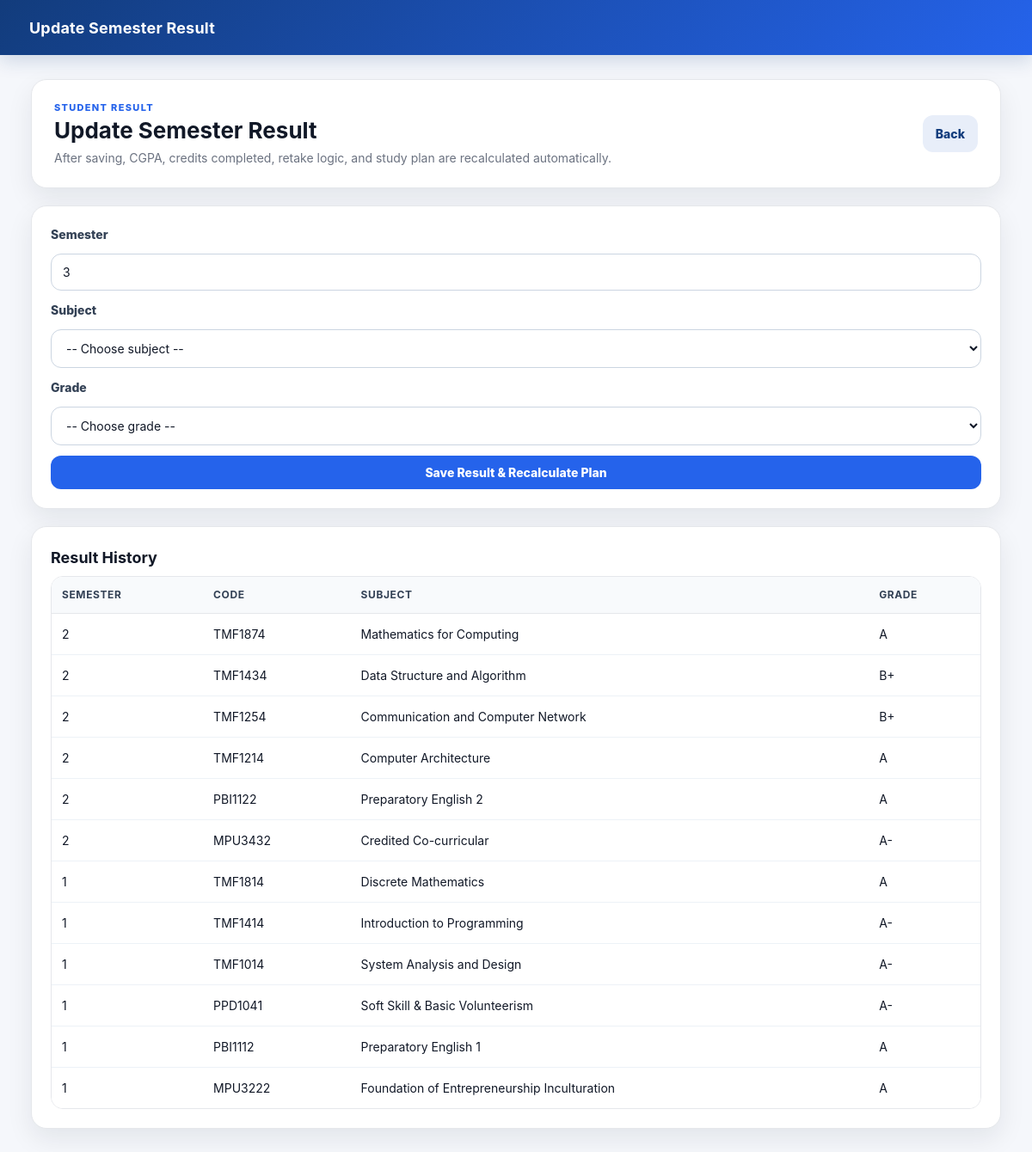
/update_result (signed in), run on the app's committed database.
### tables this page shows
CREATE TABLE results (
    id INTEGER PRIMARY KEY AUTOINCREMENT,
    student_id INTEGER,
    course_code TEXT,
    grade TEXT,
    semester INTEGER,
    FOREIGN KEY (student_id) REFERENCES students(id),
    FOREIGN KEY (course_code) REFERENCES courses(code)
);

CREATE TABLE courses (
    code TEXT PRIMARY KEY,
    name TEXT,
    credit INTEGER,
    category TEXT,
    cluster_no INTEGER,
    cluster_name TEXT,
    faculty TEXT
);

### app.py (the view, shortened to what this page needs)
@app.route("/update_result", methods=["GET", "POST"])
def update_result():
    if "student_id" not in session:
        return redirect("/student_login")
    conn = get_db()
    student_id = session["student_id"]
    sync_student_current_semester(conn, student_id)
    conn.commit()
    student = conn.execute("""
        SELECT *
        FROM students
        WHERE id=?
    """, (student_id,)).fetchone()
    courses = conn.execute("""
        SELECT DISTINCT
            c.code,
            c.name,
            c.credit

        FROM courses c

        LEFT JOIN programme_courses pc
        ON pc.course_code = c.code

        WHERE
            pc.programme_code = ?
            OR c.category = 'Elective'

        ORDER BY c.code
    """, (student["programme_code"],)).fetchall()
    history = conn.execute("""
        SELECT
            r.semester,
            r.course_code,
            c.name,
            r.grade

        FROM results r

        JOIN courses c
        ON c.code = r.course_code

        WHERE r.student_id=?

        ORDER BY
            r.semester DESC,
            r.id DESC
    """, (student_id,)).fetchall()
    current_sem = absolute_semester(
        student["current_year"],
        student["current_semester"]
    )
    conn.close()
    return render_template(
        "update_result.html",
        courses=courses,
        history=history,
        current_sem=current_sem,
        grades=list(GRADE_POINTS.keys())
    )

### app.py (called while the page is built, shortened)
def get_db():
    conn = sqlite3.connect(DATABASE)
    conn.row_factory = sqlite3.Row
    return conn

def absolute_semester(year_no, semester_no):
    return ((int(year_no) - 1) * 2) + int(semester_no)

def sync_student_current_semester(conn, student_id):
    student = conn.execute("""
        SELECT current_year, current_semester
        FROM students
        WHERE id=?
    """, (student_id,)).fetchone()
    if not student:
        return 1
    stored_sem = absolute_semester(
        student["current_year"],
        student["current_semester"]
    )
    latest_result_sem = conn.execute("""
        SELECT MAX(semester)
        FROM results
        WHERE student_id=?
    """, (student_id,)).fetchone()[0]
    if latest_result_sem is None:
        return stored_sem
    detected_sem = int(latest_result_sem) + 1
    return stored_sem

### templates/update_result.html (shortened to what this page needs)
<!DOCTYPE html>
<html>
<head>
<link rel="stylesheet" href="{{ url_for('static', filename='css/style.css') }}">
</head>
<body>
<nav>Update Semester Result</nav>
<div class="app-shell single">
<main class="main-content">
<section class="page-header">
    <div><p class="eyebrow">Student Result</p><h1>Update Semester Result</h1><p>After saving, CGPA, credits completed, retake logic, and study plan are recalculated automatically.</p></div>
    <a href="/dashboard" class="btn secondary">Back</a>
</section>
<section class="card form-card">
<form method="POST" class="clean-form">
    <label>Semester</label>
    <input type="number" name="semester" value="{{ current_sem }}" min="1" required>
    <label>Subject</label>
    <select name="course_code" required>
        <option value="">-- Choose subject --</option>
    </select>
    <label>Grade</label>
    <select name="grade" required>
        <option value="">-- Choose grade --</option>
    </select>
    <button type="submit" class="btn">Save Result & Recalculate Plan</button>
</form>
</section>
<section class="card">
<h2>Result History</h2>
<div class="clean-table-wrap">
<table class="clean-table">
<thead><tr><th>Semester</th><th>Code</th><th>Subject</th><th>Grade</th></tr></thead>
<tbody>{% for r in history %}<tr><td>{{ r.semester }}</td><td>{{ r.course_code }}</td><td>{{ r.name }}</td><td>{{ r.grade }}</td></tr>{% endfor %}</tbody>
</table>
</div>
</section>
</main>
</div>
</body>
</html>

### static/css/style.css (style rules this page uses)
:root { --primary:#123c7c; --primary-2:#2563eb; --bg:#f5f7fb; --card:#ffffff; --text:#111827; --muted:#6b7280; --border:#e5e7eb; --shadow:0 12px 30px rgba(15,23,42,.08); --radius:18px; }
* { box-sizing:border-box; margin:0; padding:0; font-family:Inter,Segoe UI,Arial,sans-serif; }
body { background:var(--bg); color:var(--text); font-size:14px; line-height:1.5; }
nav { height:64px; background:linear-gradient(135deg,var(--primary),var(--primary-2)); color:white; display:flex; align-items:center; padding:0 34px; font-size:18px; font-weight:700; letter-spacing:.2px; box-shadow:0 6px 22px rgba(18,60,124,.18); }
a { text-decoration:none; color:inherit; }
.app-shell { width:94%; max-width:1280px; margin:28px auto; display:flex; gap:22px; align-items:flex-start; }
.app-shell.single { display:block; }
.main-content { flex:1; min-width:0; }
.page-header { background:var(--card); border:1px solid var(--border); border-radius:var(--radius); padding:24px 26px; margin-bottom:20px; display:flex; justify-content:space-between; align-items:center; gap:16px; box-shadow:var(--shadow); }
.page-header h1 { font-size:26px; line-height:1.2; margin:2px 0 6px; }
.page-header p { color:var(--muted); }
.eyebrow { text-transform:uppercase; letter-spacing:.12em; font-size:11px; font-weight:800; color:var(--primary-2)!important; }
.card { background:var(--card); border:1px solid var(--border); border-radius:var(--radius); padding:22px; margin-bottom:20px; box-shadow:var(--shadow); }
.card h2 { font-size:18px; margin-bottom:8px; }
.btn { display:inline-flex; align-items:center; justify-content:center; border:0; border-radius:12px; background:var(--primary-2); color:white; font-weight:800; padding:11px 15px; cursor:pointer; transition:.18s; font-size:14px; }
.btn.secondary { background:#e8eef9; color:var(--primary); }
.clean-table-wrap { width:100%; overflow-x:auto; border:1px solid var(--border); border-radius:14px; }
.clean-table { width:100%; border-collapse:collapse; background:white; table-layout:auto; }
.clean-table th { background:#f8fafc; color:#334155; text-align:left; font-size:12px; text-transform:uppercase; letter-spacing:.05em; padding:12px; border-bottom:1px solid var(--border); white-space:nowrap; }
.clean-table td { padding:13px 12px; border-bottom:1px solid #edf2f7; vertical-align:middle; }
.clean-table tr:last-child td { border-bottom:0; }
.elective-form, .clean-form { display:grid; gap:12px; }
.elective-form label, .clean-form label { font-weight:800; color:#334155; }
input, select { width:100%; border:1px solid #cbd5e1; border-radius:12px; padding:12px 13px; background:white; color:#111827; font-size:14px; }
.form-card { max-width:100%; }

### data on the page
results: semester "2", course_code "TMF1874", name "Mathematics for Computing", grade "A"
results: semester "2", course_code "TMF1434", name "Data Structure and Algorithm", grade "B+"
results: semester "2", course_code "TMF1254", name "Communication and Computer Network", grade "B+"
results: semester "2", course_code "TMF1214", name "Computer Architecture", grade "A"
results: semester "2", course_code "PBI1122", name "Preparatory English 2", grade "A"
results: semester "2", course_code "MPU3432", name "Credited Co-curricular", grade "A-"
results: semester "1", course_code "TMF1814", name "Discrete Mathematics", grade "A"
results: semester "1", course_code "TMF1414", name "Introduction to Programming", grade "A-"
results: semester "1", course_code "TMF1014", name "System Analysis and Design", grade "A-"
results: semester "1", course_code "PPD1041", name "Soft Skill & Basic Volunteerism", grade "A-"
results: semester "1", course_code "PBI1112", name "Preparatory English 1", grade "A"
results: semester "1", course_code "MPU3222", name "Foundation of Entrepreneurship Inculturation", grade "A"
